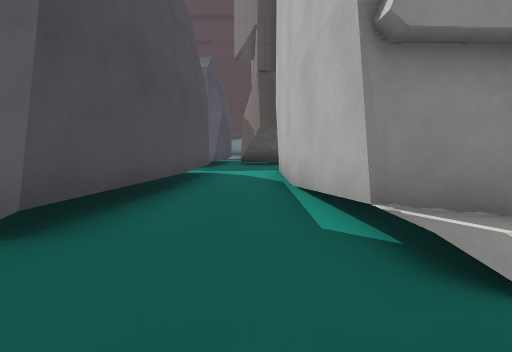
View 1 (above)

21 first-person views from a walk through a Godot game level. The camera is 1.3 m above the floor, tilts 6° down and sees 90° across. The floor is counted in squares, 2 m on a side. Each view is taken from the middle of a square. On the plan, view 1 faces up. The plan holds only what a view shows up to about 9 squares ahead; the rest is blank. The place goes on beyond the plan. Surface patterns are stand-ins for the level's own textures.

View 2
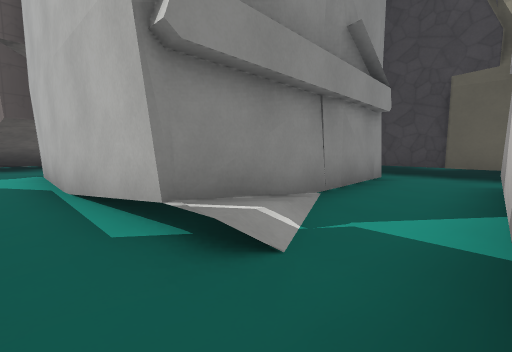

View 3
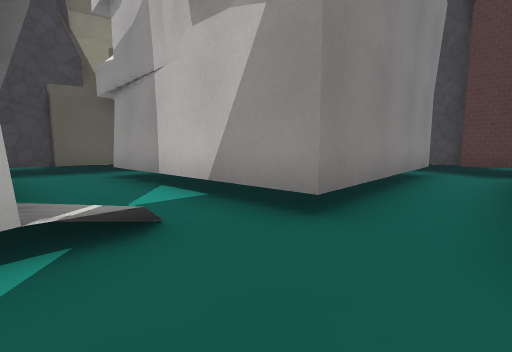

View 4
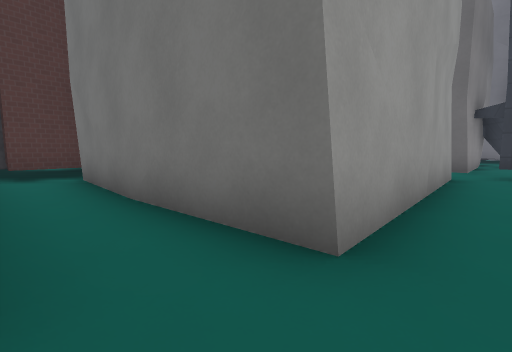

View 5
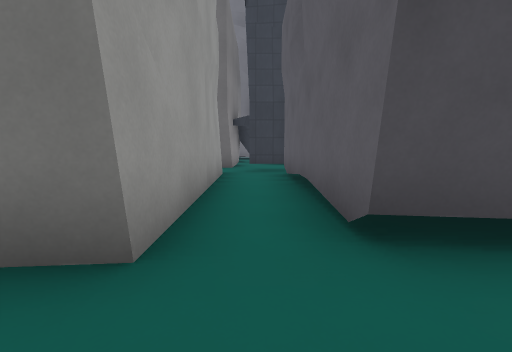

View 6
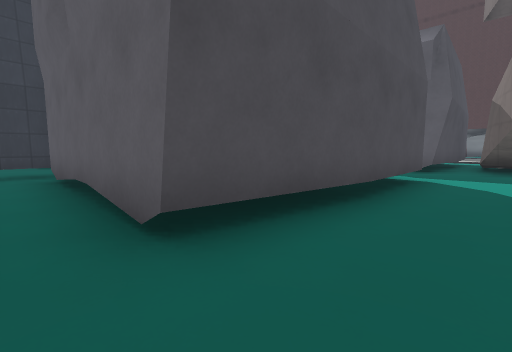

View 7
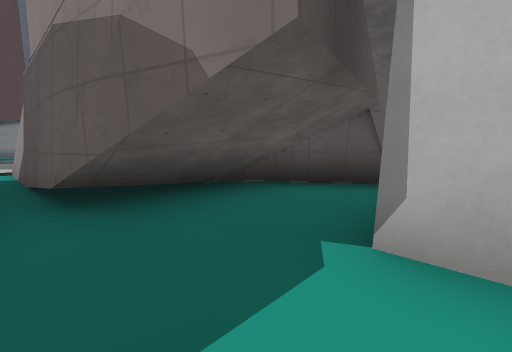

View 8
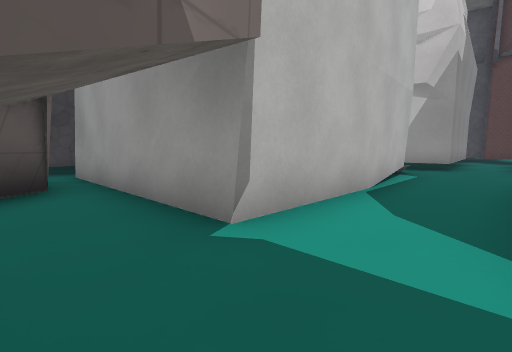

View 9
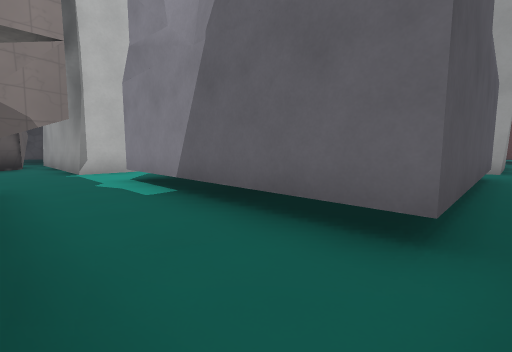

View 10
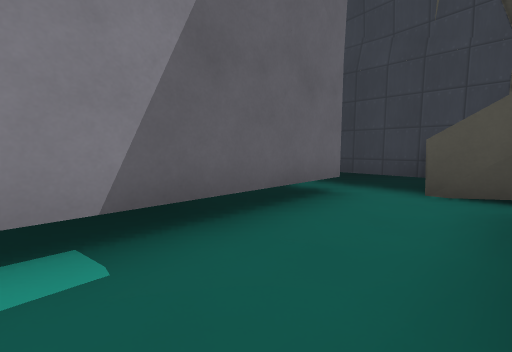

View 11
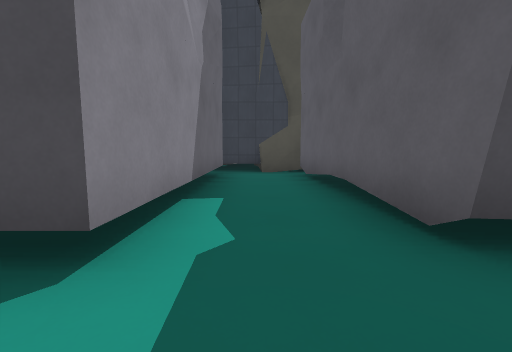

View 12
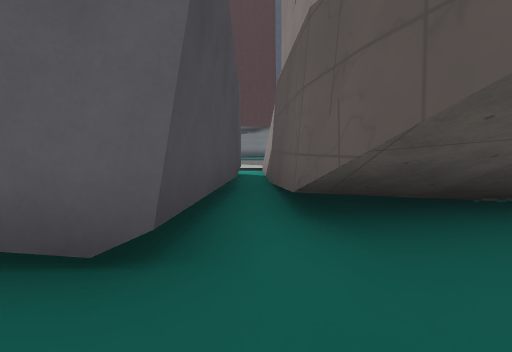

View 13
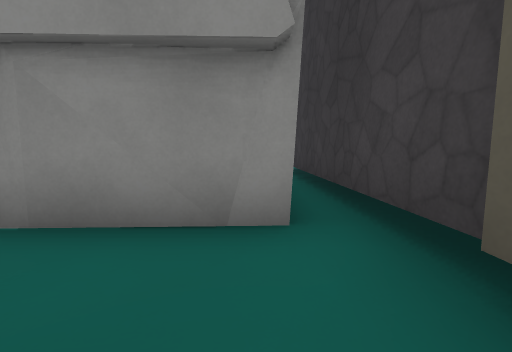

View 14
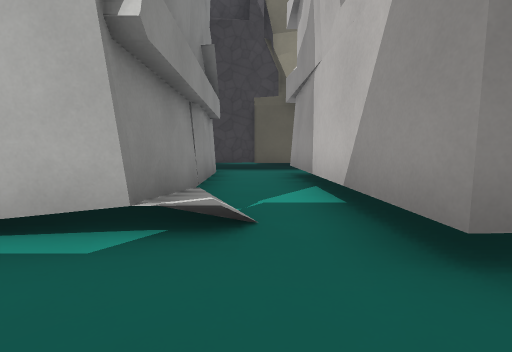

View 15
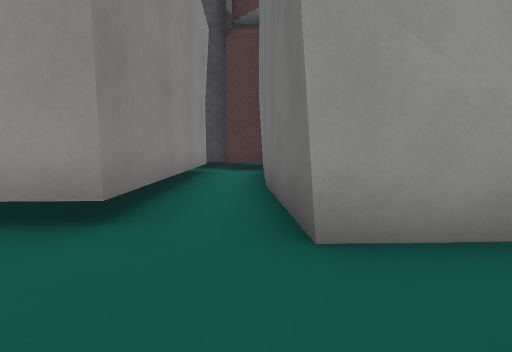

View 16
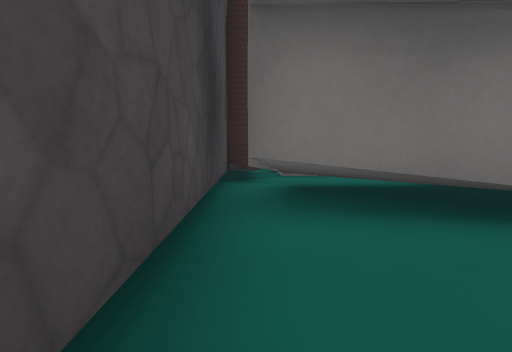

View 17
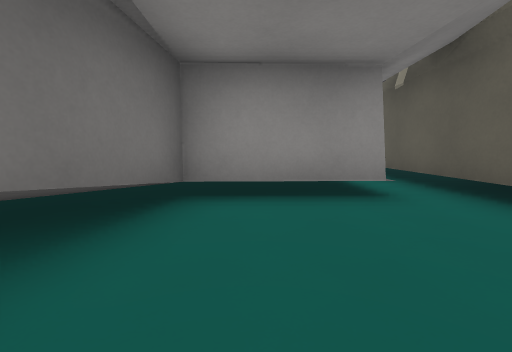

View 18
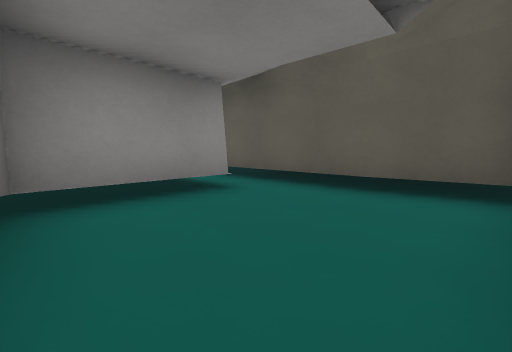

View 19
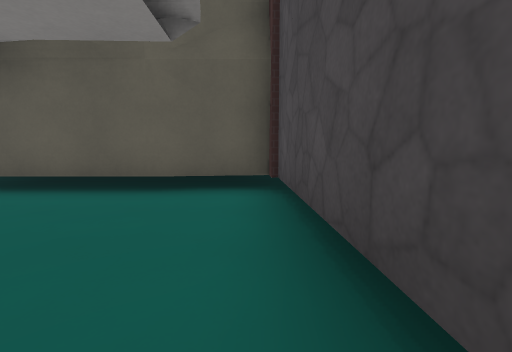

View 20
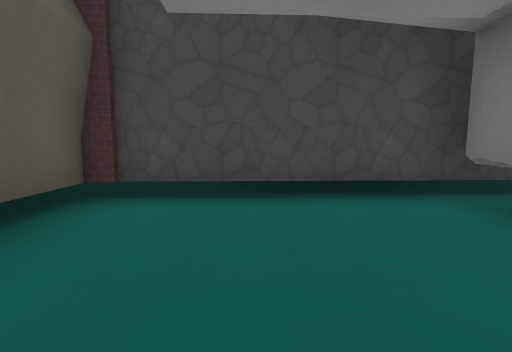

View 21
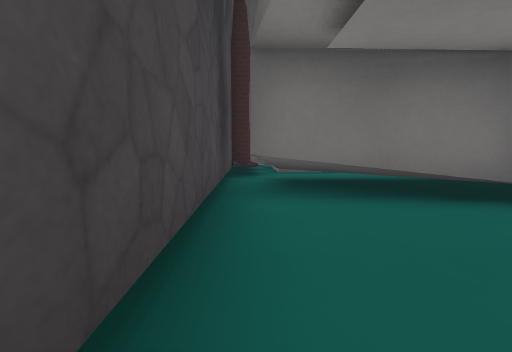

### Floor plan
Key: @ floor where view 1 was taken; # wall or solid block; . main floor; : floor 0.25 m higher than the main floor; + floor 0.5 m higher than the main floor; / step, stairs or slope; = window, fence, low wall or low ledge; ^ raised ledge; B building; T thing the floor can be seen under or through.
Columns run from 12 left of view 1 to 9 right of it. Each row starts with its distance up from view 1.
 16            /^
 15            /#
 14            .#
 13           +.=
 12           :.=^
 11           :.=^^^
 10       ++:::.#^ #
  9      .B........###
  8     B..............#
  7   ^^=.BBBBB..B    B#
  6   ^^ .++:++..B     #
  5      .    +..B     #
  4      .    :..B     #:
  3      .    :..B:    #++
  2   ^^#.BBBBB..BBBBBB#++
  1 ^^. #..............#B
  0 BBBB.BBBBBB.@BBBBB/B
 -1      B     ..++++//B+:
 -2      B     ..++++//B:.
 -3            B.++B...B:.
 -4            B.+BB...B:.
 -5            B.BB....B:.
 -6          ^^^TBB....#
 -7            ^^T:TTTT
 -8             ^+::::+^

Where each view was taken, in squares from view 1:
view 1: 0 up, 0 right, facing up
view 2: 0 up, 0 right, facing up-right
view 3: 2 up, 1 left, facing down-right
view 4: 1 up, 0 right, facing down-left
view 5: 1 up, 0 right, facing left
view 6: 1 up, 0 right, facing up-left
view 7: 7 up, 1 left, facing up-right
view 8: 9 up, 1 left, facing down-right
view 9: 9 up, 7 left, facing down-right
view 10: 9 up, 3 left, facing down-left
view 11: 8 up, 0 right, facing left
view 12: 8 up, 1 left, facing up
view 13: 0 up, 6 right, facing up
view 14: 1 up, 1 left, facing right
view 15: 2 up, 1 left, facing down
view 16: 6 down, 5 right, facing left
view 17: 6 down, 4 right, facing up
view 18: 6 down, 3 right, facing up-right
view 19: 6 down, 3 right, facing right
view 20: 3 down, 5 right, facing down
view 21: 6 down, 6 right, facing left
